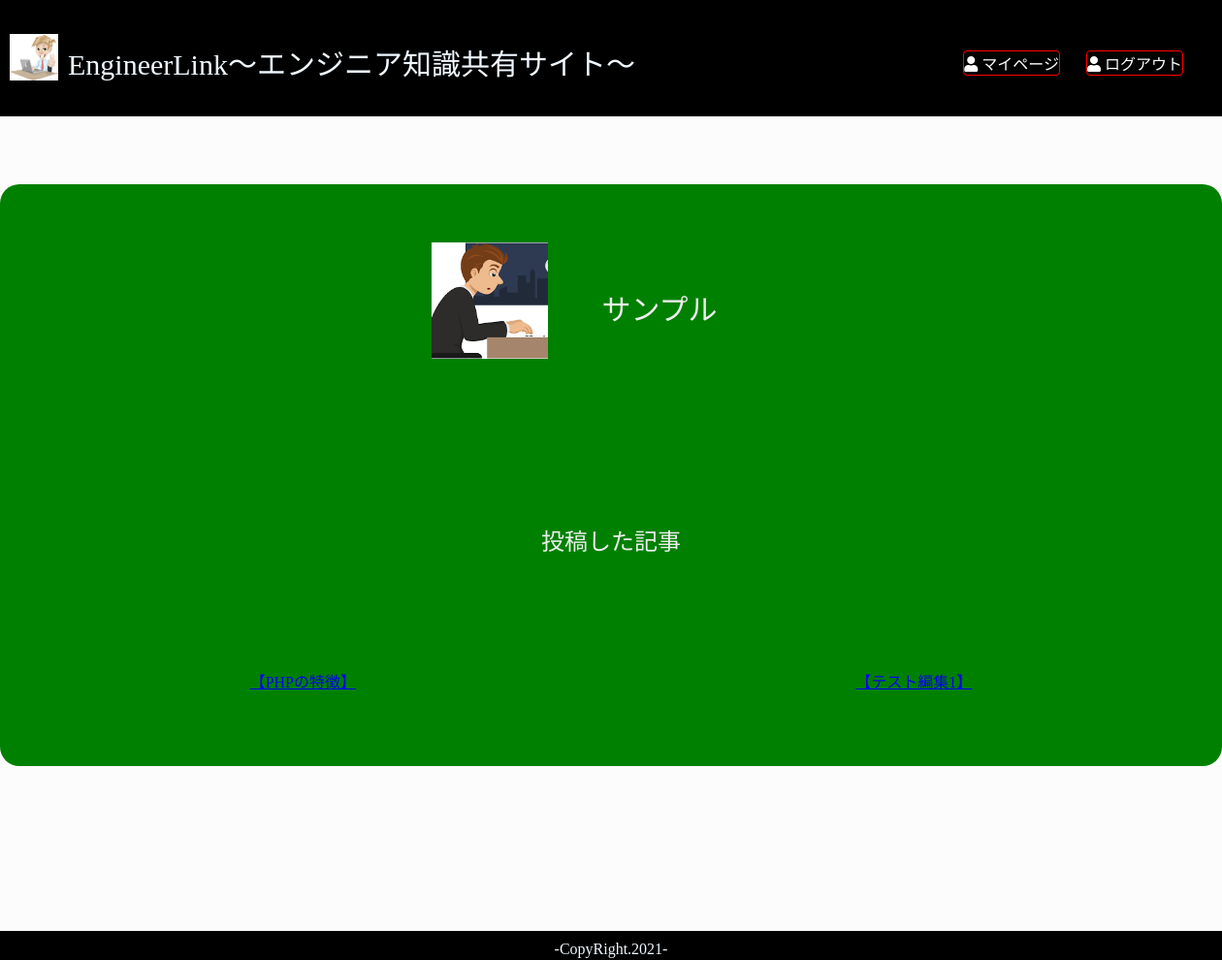
The app's page /View/user_detail.php?id=13 (signed in) with its own data.
### tables this page shows
CREATE TABLE `users` (
  `id` int(11) NOT NULL,
  `user_name` varchar(32) DEFAULT NULL,
  `mail` varchar(255) DEFAULT NULL,
  `password` varchar(255) DEFAULT NULL,
  `img` varchar(255) DEFAULT NULL,
  `created_at` datetime NOT NULL DEFAULT CURRENT_TIMESTAMP,
  `update_at` datetime NOT NULL DEFAULT CURRENT_TIMESTAMP
);

CREATE TABLE `articles` (
  `id` int(11) NOT NULL,
  `title` varchar(255) DEFAULT NULL,
  `text` varchar(255) DEFAULT NULL,
  `user_id` int(11) NOT NULL,
  `category_id` int(11) NOT NULL,
  `created_at` datetime NOT NULL DEFAULT CURRENT_TIMESTAMP,
  `update_at` datetime NOT NULL DEFAULT CURRENT_TIMESTAMP
);

### Models/Db.php (called while the page is built, shortened)
<?php
class Db {
    public function __construct($dbh = null) {
        if(!$dbh){
            try{
                $this->dbh = new PDO(
                    'mysql:dbname='.DB_NAME.
                    ';host='.DB_HOST,DB_USER,DB_PASSWD
                );
            }catch (PDOException $e){
                echo "接続失敗".$e->getMessage() ."\n";
                exit();
            }
        }else {
            $this->dbh = $dbh;
        }
    }
}
?>

### Models/User.php (called while the page is built, shortened)
<?php
require_once('Db.php');
class UserLogic extends Db{
    public function findByID($id):Array {
        $sql = 'SELECT * FROM users WHERE id = :id';
        $sth = $this->dbh->prepare($sql);
        $sth->bindParam(':id', $id, PDO::PARAM_INT);
        $sth->execute();
        $result = $sth->fetch(PDO::FETCH_ASSOC);
        return $result;
    }
}
?>

### Models/Article.php (called while the page is built, shortened)
<?php
require_once('../Models/Db.php');
class Article extends Db {
    public function findByHistory($id):Array {
        $sql = 'SELECT * FROM articles WHERE user_id = :user_id ORDER BY created_at DESC';
        $sth = $this->dbh->prepare($sql);
        $sth->bindParam(':user_id', $id, PDO::PARAM_INT);
        $sth->execute();
        $result = $sth->fetchAll(PDO::FETCH_ASSOC);
        return $result;
    }
}
?>

### View/user_detail.php (the view, shortened to what this page needs)
<?php
require_once('../Models/User.php');
$user = new UserLogic();
$result = $user->checkLogin();
if (!$result){
    header('Location: login_form.php');
    return;
}else{
    $params = $user->findByID($_GET['id']);
    require_once('../Models/Article.php');
    $article = new Article();
    $history = $article->findByHistory($_GET['id']);
}
?>
<!DOCTYPE html>
<html>
<head>
    <link rel="stylesheet" href="../css/base.css?<?php echo date("YmdHis"); ?>">
    <link rel="stylesheet" href="../css/user_detail.css?<?php echo date("YmdHis"); ?>">
    <link rel="stylesheet" href="https://use.fontawesome.com/releases/v5.6.3/css/all.css">
  </head>
  <body>
    <div class="all_wrapper">
      <?php require("header.php"); ?>
      <div class="container">
        <div class="form_wrap">
          <div class="user_wrap">
            <div class="prof_icon">
              <?php if(!empty($params["img"])):?>
                <img src='../user_img/<?= $params["img"] ?>'>
              <?php else: ?>
                <img src='../user_img/profile_icon.png'>
              <?php endif ?>
            </div>
            <div class="prof_name">
              <h2><?= $params['user_name'] ?></h2>
            </div>
          </div>
          <div class="post_wrapper">
            <h2>投稿した記事</h2>
            <div class="post_flex">
              <?php foreach($history as $value): ?>
              <div class="article_wrap">
                <a href="article_detail.php?id=<?= $value['id'] ?>"><p>【<?= $value['title'] ?>】</p></a>
              </div>
              <?php endforeach; ?>
            </div>
          </div>
        </div>
      </div>
      <?php require("footer.php"); ?>
    </div>
  </body>
</html>

### css/base.css (style rules this page uses)
body { width: 100%; height: auto; margin: 0; padding-top: 120px; background-color: #fcfcfc; }
.all_wrapper { min-height: 100vh; position: relative; padding-bottom: 60px; box-sizing: border-box; }

### css/user_detail.css (style rules this page uses)
h2 { color: #eee; font-weight: 400; }
.form_wrap { background-color: green; width: 100%; height: auto; margin: 70px auto 100px auto; padding: 60px 0 60px 0; border-radius: 20px; text-align: center; }
.prof_icon img { width: 120px; height: 120px; display: block; margin: 0 auto; padding-right: 250px; object-fit: cover; }
.prof_name { color: #eee; font-size: 20px; position: relative; bottom: 100px; left: 50px; }
.post_wrapper h2 { margin-top: 100px; }
.post_flex { display: flex; flex-wrap: wrap; justify-content: space-around; margin-top: 100px; }

### records on screen
users: img (picture), user_name "サンプル"
articles: title "PHPの特徴"
articles: title "テスト編集1"
